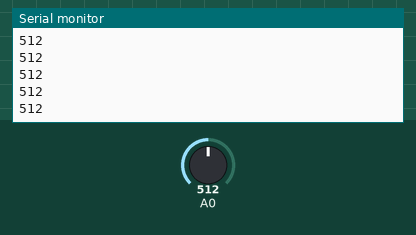
Recording of a sketch running on a simulated Arduino Uno, built with avr-gcc and run on an emulated ATmega328P. Shown: the last lines printed to the serial monitor. The test bench sets the inputs (shaded band); at power-on: A0 = 512.

Above: at 1.2 s.
1.3 s: A0 set to 716
At 1.32 s:
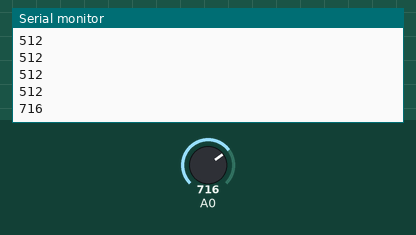
2.8 s: A0 set to 900
At 2.83 s:
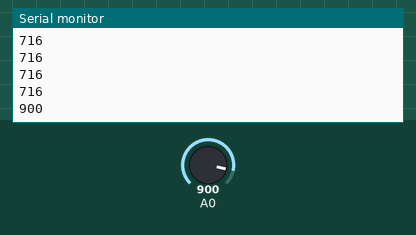
Timing chart, 0 to 5.8 s (numbered marks = the images above; inputs shaded):
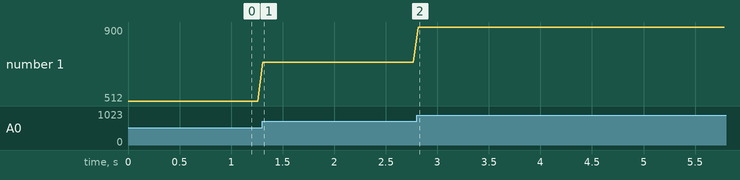

The sketch:

gsr_reader.ino
```cpp
// Dirty Minds USB input: one 10-bit ADC reading per line, 20 times/second.
// Use an appropriate GSR sensor module's analog OUTPUT on A0.
// This is an input protocol demo, not a body-contact circuit design.
// A potentiometer is a useful bench-test source before connecting a sensor.
void setup() {
  Serial.begin(115200);
}

void loop() {
  Serial.println(analogRead(A0));
  delay(50);
}
```

Measured:
- after the input at 1.3 s, the serial monitor: prints a new line at once (image 1)
- after the input at 2.8 s, the serial monitor: prints a new line at once (image 2)
- plotted number 1: 512 → 716 after the input at 1.3 s, 716 → 900 after the input at 2.8 s
